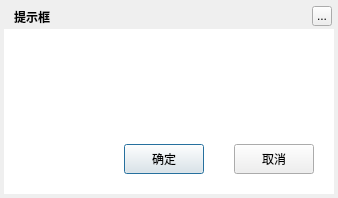
<?xml version="1.0" encoding="UTF-8"?>
<ui version="4.0">
 <class>MusicMessageBox</class>
 <widget class="QDialog" name="MusicMessageBox">
  <property name="geometry">
   <rect>
    <x>0</x>
    <y>0</y>
    <width>338</width>
    <height>198</height>
   </rect>
  </property>
  <property name="windowTitle">
   <string>提示框</string>
  </property>
  <property name="styleSheet">
   <string notr="true"/>
  </property>
  <widget class="QLabel" name="background">
   <property name="geometry">
    <rect>
     <x>4</x>
     <y>4</y>
     <width>330</width>
     <height>190</height>
    </rect>
   </property>
   <property name="styleSheet">
    <string notr="true"/>
   </property>
   <property name="text">
    <string/>
   </property>
  </widget>
  <widget class="QLabel" name="topTitleName">
   <property name="geometry">
    <rect>
     <x>14</x>
     <y>4</y>
     <width>221</width>
     <height>25</height>
    </rect>
   </property>
   <property name="styleSheet">
    <string notr="true">color:&quot;#FFFFFF&quot;;font-weight:bold</string>
   </property>
   <property name="text">
    <string>提示框</string>
   </property>
  </widget>
  <widget class="QToolButton" name="topTitleCloseButton">
   <property name="geometry">
    <rect>
     <x>312</x>
     <y>6</y>
     <width>20</width>
     <height>20</height>
    </rect>
   </property>
   <property name="text">
    <string>...</string>
   </property>
  </widget>
  <widget class="QWidget" name="backgroundMask" native="true">
   <property name="geometry">
    <rect>
     <x>4</x>
     <y>29</y>
     <width>330</width>
     <height>165</height>
    </rect>
   </property>
   <property name="styleSheet">
    <string notr="true">background:white;</string>
   </property>
  </widget>
  <widget class="QPushButton" name="confirmButton">
   <property name="geometry">
    <rect>
     <x>124</x>
     <y>144</y>
     <width>80</width>
     <height>30</height>
    </rect>
   </property>
   <property name="text">
    <string>确定</string>
   </property>
  </widget>
  <widget class="QPushButton" name="cancelButton">
   <property name="geometry">
    <rect>
     <x>234</x>
     <y>144</y>
     <width>80</width>
     <height>30</height>
    </rect>
   </property>
   <property name="text">
    <string>取消</string>
   </property>
  </widget>
  <widget class="QLabel" name="textLabel">
   <property name="geometry">
    <rect>
     <x>49</x>
     <y>39</y>
     <width>240</width>
     <height>95</height>
    </rect>
   </property>
   <property name="styleSheet">
    <string notr="true">font-size:14px;font-weight:bold;</string>
   </property>
   <property name="alignment">
    <set>Qt::AlignCenter</set>
   </property>
   <property name="wordWrap">
    <bool>true</bool>
   </property>
  </widget>
  <widget class="QLabel" name="iconLabel">
   <property name="geometry">
    <rect>
     <x>4</x>
     <y>39</y>
     <width>100</width>
     <height>100</height>
    </rect>
   </property>
   <property name="pixmap">
    <pixmap resource="../../../../TTKQrc/MusicPlayer.qrc">:/image/lb_warning</pixmap>
   </property>
  </widget>
  <zorder>background</zorder>
  <zorder>backgroundMask</zorder>
  <zorder>confirmButton</zorder>
  <zorder>cancelButton</zorder>
  <zorder>topTitleName</zorder>
  <zorder>topTitleCloseButton</zorder>
  <zorder>iconLabel</zorder>
  <zorder>textLabel</zorder>
 </widget>
 <resources>
  <include location="../../../../TTKQrc/MusicPlayer.qrc"/>
 </resources>
 <connections/>
</ui>
